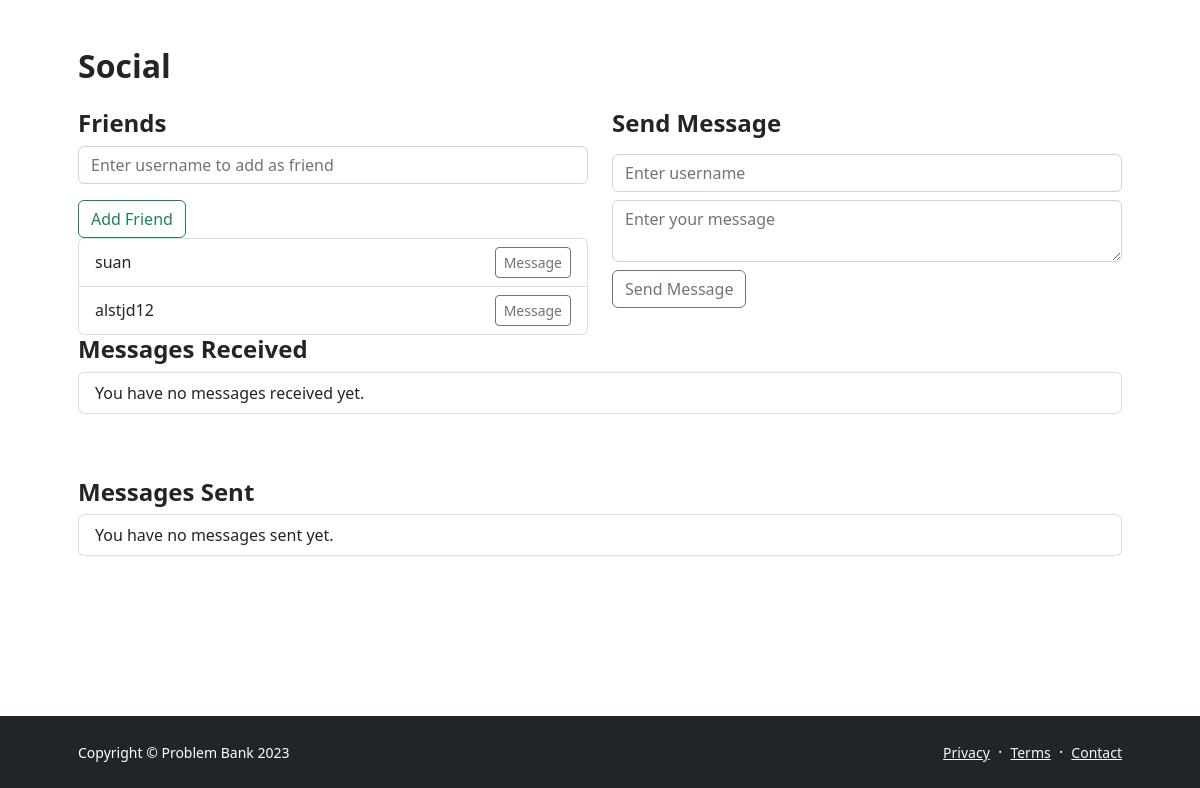
/profile/ (signed in, lower part), run on an earlier commit of the app's database.
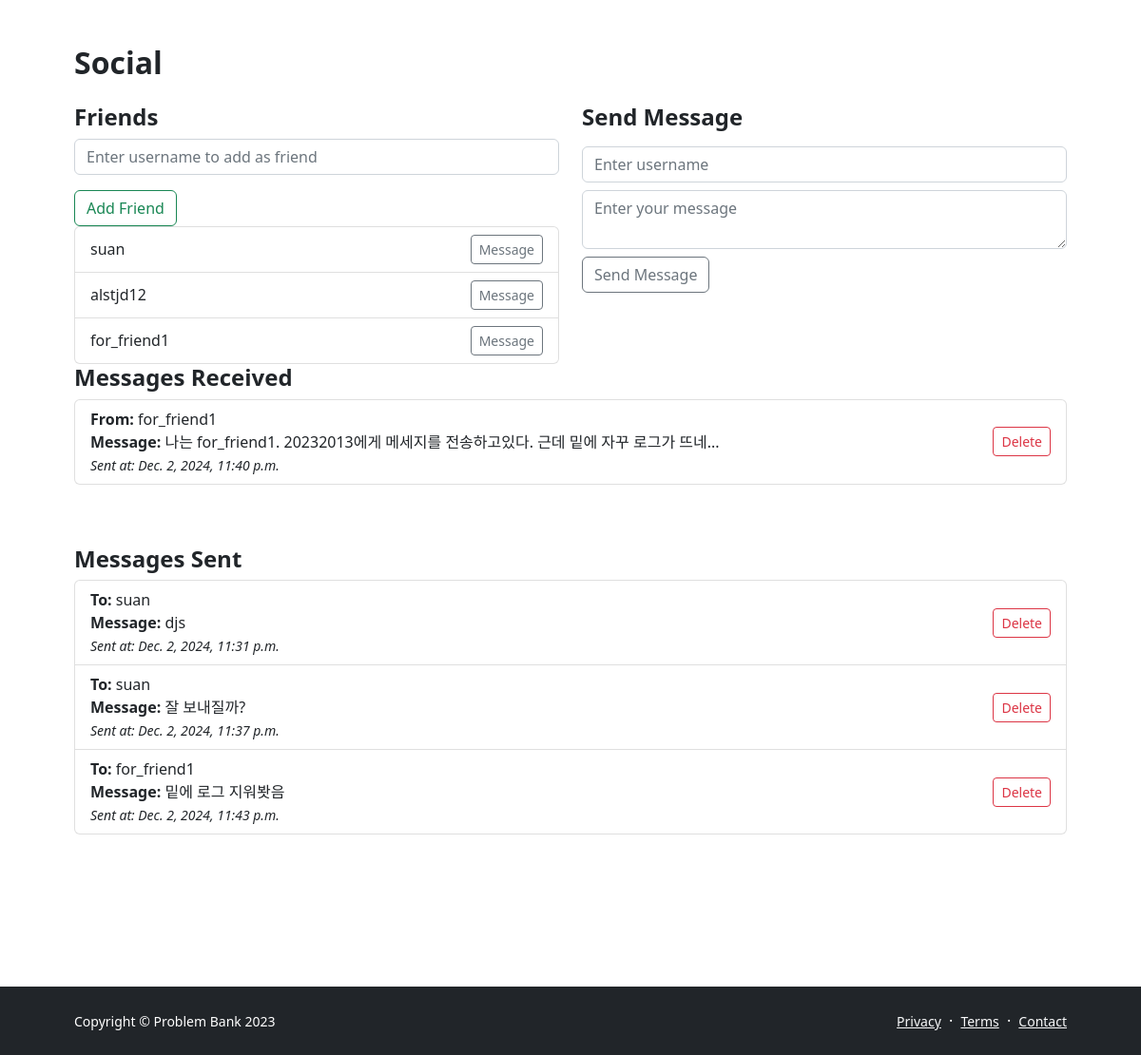
And on a later commit of the database.
### IBK_ossproject/models.py (models this page shows)
class Friendship(models.Model):
    user1 = models.ForeignKey(User, related_name='friends1', on_delete=models.CASCADE)
    user2 = models.ForeignKey(User, related_name='friends2', on_delete=models.CASCADE)
    created_at = models.DateTimeField(auto_now_add=True)

class Message(models.Model):
    sender = models.ForeignKey(User, related_name='sent_messages', on_delete=models.CASCADE)
    receiver = models.ForeignKey(User, related_name='received_messages', on_delete=models.CASCADE)
    content = models.TextField()
    timestamp = models.DateTimeField(auto_now_add=True)

### IBK_ossproject/views.py (the view)
# urls.py: path('profile/', views.profile_management, name='profile_management'),  # 프로필 관리 페이지
@login_required
def profile_management(request):
    try:
        user_profile = UserProfile.objects.get(user=request.user)
    except UserProfile.DoesNotExist:
        user_profile = None
    if request.method == "POST":
        request.user.username = request.POST.get('user_name')
        request.user.save()
        user_profile.solved_problems = request.POST.get('solved_problems')
        user_profile.save()
        return redirect('profile_management')
    context = {
        'user_profile': user_profile,
        'user_name': request.user.username,
        'solved_problems': user_profile.solved_problems if user_profile else None,
        'friends': Friendship.objects.filter(Q(user1=request.user) | Q(user2=request.user)),
        'messages_received': Message.objects.filter(receiver=request.user),
        'messages_sent': Message.objects.filter(sender=request.user),
    }
    return render(request, 'profile-management.html', context)

### templates/profile-management.html (shortened to what this page needs)
{% load static %}
<!DOCTYPE html>
<html lang="en">
<head>
    <link href="https://cdn.jsdelivr.net/npm/bootstrap@5.2.3/dist/css/bootstrap.min.css" rel="stylesheet">
    <link href="{% static 'css/styles.css' %}" rel="stylesheet" />
</head>
<body class="d-flex flex-column h-100">
    <main class="flex-shrink-0">
        <section class="py-5">
            <div class="container px-5 my-5">
                <div class="mb-5">
                    <h2 class="fw-bolder mb-4">Social</h2>
                    <div class="row">
                        <div class="col-lg-6">
                            <h4 class="fw-bold">Friends</h4>
                            <form method="POST" action="{% url 'add_friend' %}">
                                <input type="text" name="friend_username" class="form-control" placeholder="Enter username to add as friend">
                                <button type="submit" class="btn btn-outline-success mt-3">Add Friend</button>
                            </form>
                            <ul class="list-group">
                                {% for friendship in friends %}
                                    <li class="list-group-item d-flex justify-content-between align-items-center">
                                        <span>
                                            {% if friendship.user1 == request.user %}
                                                {{ friendship.user2.username }}
                                            {% else %}
                                                {{ friendship.user1.username }}
                                            {% endif %}
                                        </span>
                                        <button class="btn btn-sm btn-outline-secondary">Message</button>
                                    </li>
                                {% empty %}
                                    <li class="list-group-item">You have no friends added yet.</li>
                                {% endfor %}
                            </ul>
                        </div>
                        <div class="col-lg-6">
                            <h4 class="fw-bold">Send Message</h4>
                            <form method="POST" action="{% url 'send_message' %}" class="mt-3">
                                <input type="text" name="receiver" placeholder="Enter username" class="form-control mb-2">
                                <textarea name="content" placeholder="Enter your message" class="form-control mb-2"></textarea>
                                <button type="submit" class="btn btn-outline-secondary">Send Message</button>
                            </form>
                        </div>
                        <div class="mb-5">
                            <h4 class="fw-bold">Messages Received</h4>
                            <ul class="list-group mb-3">
                                {% for message in messages_received %}
                                    <li class="list-group-item d-flex justify-content-between align-items-center">
                                        <div>
                                            <strong>From:</strong> {{ message.sender.username }}<br>
                                            <strong>Message:</strong> {{ message.content }}<br>
                                            <small><em>Sent at: {{ message.timestamp }}</em></small>
                                        </div>
                                        <form method="POST" action="{% url 'delete_received_message' message.id %}">
                                            <button type="submit" class="btn btn-sm btn-outline-danger">Delete</button>
                                        </form>
                                    </li>
                                {% empty %}
                                    <li class="list-group-item">You have no messages received yet.</li>
                                {% endfor %}
                            </ul>
                        </div>
                        <div class="mb-5">
                            <h4 class="fw-bold">Messages Sent</h4>
                            <ul class="list-group mb-3">
                                {% for message in messages_sent %}
                                    <li class="list-group-item d-flex justify-content-between align-items-center">
                                        <div>
                                            <strong>To:</strong> {{ message.receiver.username }}<br>
                                            <strong>Message:</strong> {{ message.content }}<br>
                                            <small><em>Sent at: {{ message.timestamp }}</em></small>
                                        </div>
                                        <form method="POST" action="{% url 'delete_message' message.id %}">
                                            <button type="submit" class="btn btn-sm btn-outline-danger">Delete</button>
                                        </form>
                                    </li>
                                {% empty %}
                                    <li class="list-group-item">You have no messages sent yet.</li>
                                {% endfor %}
                            </ul>
                        </div>
                    </div>
                </div>
            </div>
        </section>
    </main>
    <footer class="bg-dark py-4 mt-auto">
        <div class="container px-5">
            <div class="row align-items-center justify-content-between flex-column flex-sm-row">
                <div class="col-auto"><div class="small m-0 text-white">Copyright &copy; Problem Bank 2023</div></div>
                <div class="col-auto">
                    <a class="link-light small" href="#!">Privacy</a>
                    <span class="text-white mx-1">&middot;</span>
                    <a class="link-light small" href="#!">Terms</a>
                    <span class="text-white mx-1">&middot;</span>
                    <a class="link-light small" href="#!">Contact</a>
                </div>
            </div>
        </div>
    </footer>
</body>
</html>

What changed in the data, as far as the page shows it:
added Friendship: user1.username "for_friend1"
added Message: sender.username "for_friend1", content "나는 for_friend1. 20232013에게 메세지를 전송하고있다. 근데 밑에 자꾸 로그가 뜨네...", timestamp "Dec. 2, 2024, 11:40 p.m.", shown under "Messages Received"
added Message: receiver.username "suan", content "djs", timestamp "Dec. 2, 2024, 11:31 p.m.", shown under "Messages Sent"
added Message: receiver.username "suan", content "잘 보내질까?", timestamp "Dec. 2, 2024, 11:37 p.m.", shown under "Messages Sent"
added Message: receiver.username "for_friend1", content "밑에 로그 지워봣음", timestamp "Dec. 2, 2024, 11:43 p.m.", shown under "Messages Sent"
Also different on the page:
text no longer shown: "You have no messages received yet. You have no messages sent yet."
